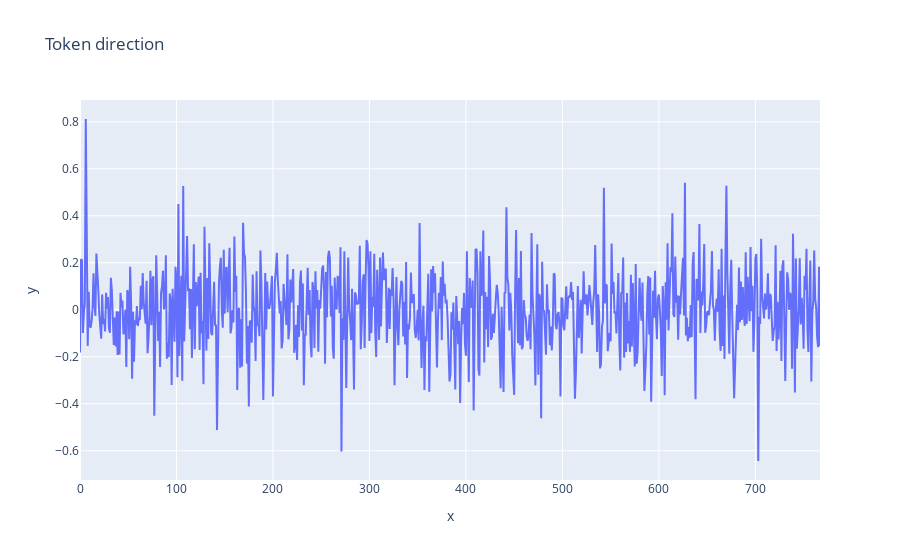

The notebook cell this image was saved under:
### Code cell
token_direction =model.tokens_to_residual_directions(answer)
line(token_direction, title="Token direction")

### Figure 1 — Plotly figure (JSON) as saved in the notebook; plotly's stock layout.template omitted (floating-point values rounded to 4 significant figures; data arrays with more than 128 entries replaced by an {"elided": "..."} marker saying what was removed)
{"data": [{"hovertemplate": "x=%{x}<br>y=%{y}<extra></extra>", "legendgroup": "", "line": {"color": "#636efa", "dash": "solid"}, "marker": {"symbol": "circle"}, "mode": "lines", "name": "", "orientation": "v", "showlegend": false, "type": "scatter", "x": {"elided": "768 int values"}, "xaxis": "x", "y": {"elided": "768 float values"}, "yaxis": "y"}], "layout": {"legend": {"tracegroupgap": 0}, "title": {"text": "Token direction"}, "xaxis": {"anchor": "y", "domain": [0, 1], "title": {"text": "x"}}, "yaxis": {"anchor": "x", "domain": [0, 1], "title": {"text": "y"}}}}
